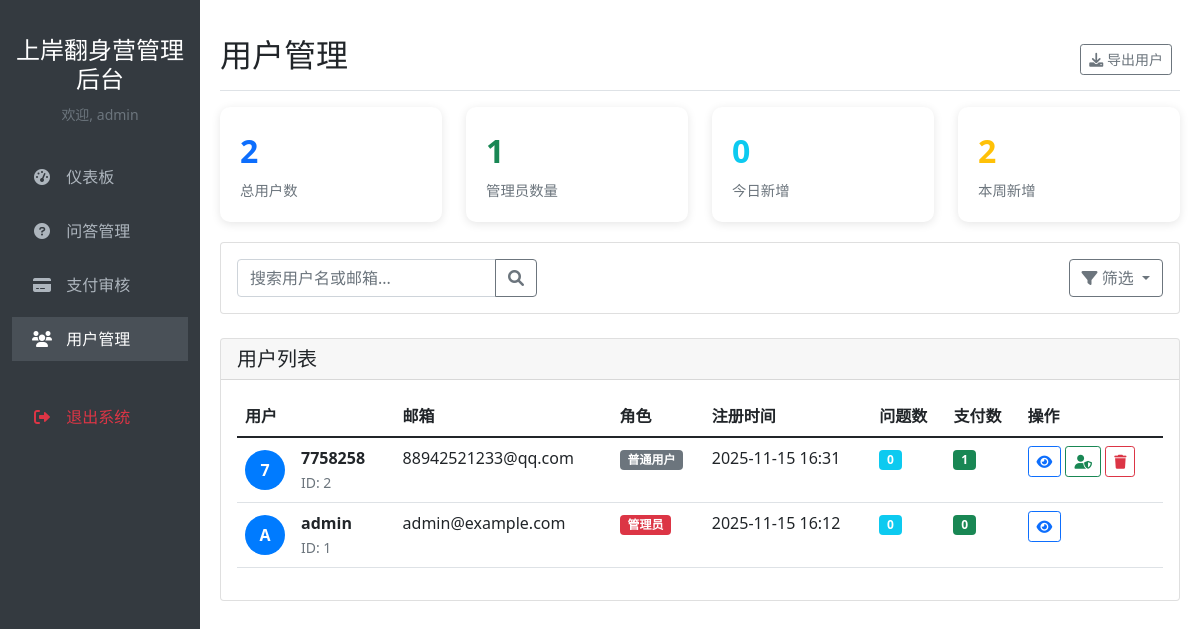
Page /admin/users (signed in) on the earlier database version.
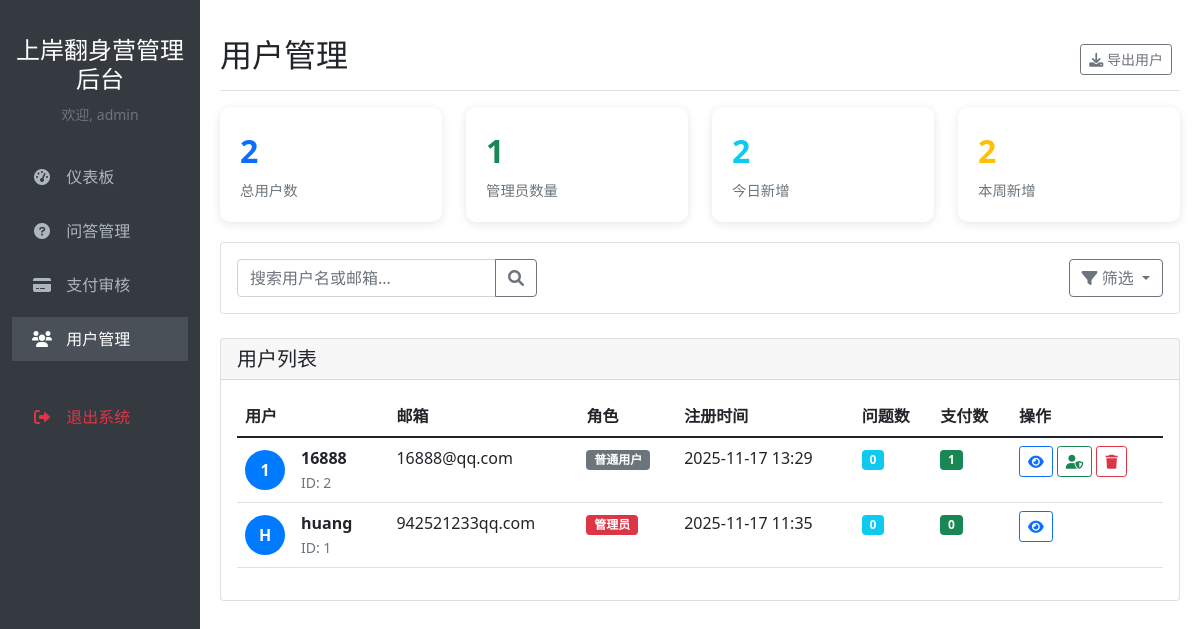
Same page on the later database version.
### app.py (models this page shows, shortened)
class User(db.Model):
    id = db.Column(db.Integer, primary_key=True)
    username = db.Column(db.String(80), unique=True, nullable=False)
    email = db.Column(db.String(120), unique=True, nullable=False)
    password = db.Column(db.String(200), nullable=False)
    is_admin = db.Column(db.Boolean, default=False)
    create_time = db.Column(db.DateTime, default=datetime.now)
    payments = db.relationship('Payment', backref='user', lazy=True)
    questions = db.relationship('Question', backref='user', lazy=True)

### app.py (the view)
@app.route('/admin/users')
@admin_required
def admin_users():
    try:
        users = User.query.order_by(User.create_time.desc()).all()
        return render_template('admin_users.html',
                             users=users,
                             now=datetime.now(),
                             timedelta=timedelta)
    except Exception as e:
        flash(f'用户管理页面加载失败: {str(e)}', 'error')
        return redirect(url_for('admin_dashboard'))

### app.py (called while the page is built)
def admin_required(f):
    @wraps(f)
    def decorated_function(*args, **kwargs):
        if not session.get('admin_logged_in'):
            flash('请先登录管理员账号', 'warning')
            return redirect(url_for('admin_login'))
        return f(*args, **kwargs)
    return decorated_function

@app.template_test('date_equal')
def date_equal_test(dt, date_str_or_date):
    if not isinstance(dt, datetime):
        return False
    if isinstance(date_str_or_date, str):
        compare_date = datetime.strptime(date_str_or_date, '%Y-%m-%d').date()
    else:
        compare_date = date_str_or_date
    return dt.date() == compare_date

@app.template_test('date_ge')
def date_ge_test(dt, date_str_or_date):
    if not isinstance(dt, datetime):
        return False
    if isinstance(date_str_or_date, str):
        compare_date = datetime.strptime(date_str_or_date, '%Y-%m-%d').date()
    else:
        compare_date = date_str_or_date
    return dt.date() >= compare_date

### templates/admin_users.html (shortened to what the changed rows need)
<!DOCTYPE html>
<html lang="zh-CN">
<head>
    <link href="https://cdn.jsdelivr.net/npm/bootstrap@5.1.3/dist/css/bootstrap.min.css" rel="stylesheet">
    <link rel="stylesheet" href="https://cdnjs.cloudflare.com/ajax/libs/font-awesome/6.0.0/css/all.min.css">
</head>
<body>
    <div class="container-fluid">
        <div class="row">
            <nav class="col-md-3 col-lg-2 d-md-block sidebar collapse">
                <div class="position-sticky pt-3">
                    <div class="sidebar-header text-center mb-4">
                        <h4>上岸翻身营管理后台</h4>
                        <small class="text-muted">欢迎, {{ session.get('admin_username') }}</small>
                    </div>
                </div>
            </nav>
            <main class="col-md-9 ms-sm-auto col-lg-10 main-content">
                <div
                    class="d-flex justify-content-between flex-wrap flex-md-nowrap align-items-center pt-3 pb-2 mb-3 border-bottom">
                    <h1 class="h2">用户管理</h1>
                </div>
                <div class="row">
                    <div class="col-xl-3 col-md-6">
                        <div class="user-stats">
                            <div class="stat-number text-info">
                                {% set today = now.date() if now else none %}
                                {% if today %}
                                {{ users|selectattr("create_time", "date_equal", today)|list|length }}
                                {% else %}
                                0
                                {% endif %}
                            </div>
                            <div class="stat-label">今日新增</div>
                        </div>
                    </div>
                </div>
                <div class="card">
                    <div class="card-body">
                        {% if users %}
                        <div class="table-responsive">
                            <table class="table table-hover" id="usersTable">
                                <thead>
                                    <tr>
                                        <th>用户</th>
                                        <th>邮箱</th>
                                        <th>角色</th>
                                        <th>注册时间</th>
                                        <th>问题数</th>
                                        <th>支付数</th>
                                        <th>操作</th>
                                    </tr>
                                </thead>
                                <tbody>
                                    {% for user in users %}
                                    <tr class="user-row" data-user-id="{{ user.id }}"
                                        data-is-admin="{{ 'true' if user.is_admin else 'false' }}"
                                        data-register-date="{{ user.create_time.strftime('%Y-%m-%d') }}">
                                        <td>
                                            <div class="d-flex align-items-center">
                                                <div class="user-avatar me-3">
                                                    {{ user.username[0].upper() }}
                                                </div>
                                                <div>
                                                    <div class="fw-bold">{{ user.username }}</div>
                                                    <small class="text-muted">ID: {{ user.id }}</small>
                                                </div>
                                            </div>
                                        </td>
                                        <td>{{ user.email }}</td>
                                        <td>
                                            {% if user.is_admin %}
                                            <span class="badge badge-admin">管理员</span>
                                            {% else %}
                                            <span class="badge badge-user">普通用户</span>
                                            {% endif %}
                                        </td>
                                        <td>{{ user.create_time.strftime('%Y-%m-%d %H:%M') }}</td>
                                        <td>
                                            <span class="badge bg-info">{{ user.questions|length if user.questions else
                                                0 }}</span>
                                        </td>
                                        <td>
                                            <span class="badge bg-success">{{ user.payments|length if user.payments else
                                                0 }}</span>
                                        </td>
                                        <td class="table-actions">
                                            <button class="btn btn-sm btn-outline-primary view-user"
                                                data-bs-toggle="modal" data-bs-target="#userDetailModal"
                                                data-user-id="{{ user.id }}">
                                                <i class="fas fa-eye"></i>
                                            </button>
                                            {% if not user.is_admin %}
                                            <button class="btn btn-sm btn-outline-success make-admin"
                                                data-user-id="{{ user.id }}">
                                                <i class="fas fa-user-shield"></i>
                                            </button>
                                            {% endif %}
                                            {% if user.id != session.get('user_id') and not user.is_admin %}
                                            <button class="btn btn-sm btn-outline-danger delete-user"
                                                data-user-id="{{ user.id }}" data-username="{{ user.username }}">
                                                <i class="fas fa-trash"></i>
                                            </button>
                                            {% endif %}
                                        </td>
                                    </tr>
                                    {% endfor %}
                                </tbody>
                            </table>
                        </div>
                        {% else %}
                        <div class="text-center py-4">
                            <i class="fas fa-users fa-3x text-muted mb-3"></i>
                            <h5 class="text-muted">暂无用户数据</h5>
                        </div>
                        {% endif %}
                    </div>
                </div>
            </main>
        </div>
    </div>
</body>
</html>

Differences in the rows shown:
changed User id 2: username "7" → "1"; username "7758258" → "16888"; email "88942521233@qq.com" → "16888@qq.com"; create_time "2025-11-15 16:31" → "2025-11-17 13:29"
changed User id 1: username "A" → "H"; username "admin" → "huang"; email "admin@example.com" → "942521233qq.com"; create_time "2025-11-15 16:12" → "2025-11-17 11:35"; get "admin" → (not shown)
Other differences:
{{ session.get('admin_username') }}: (not shown) → "admin"
{{ users|selectattr("create_time", "date_equal", today)|list|length }}: "0" → "2"
